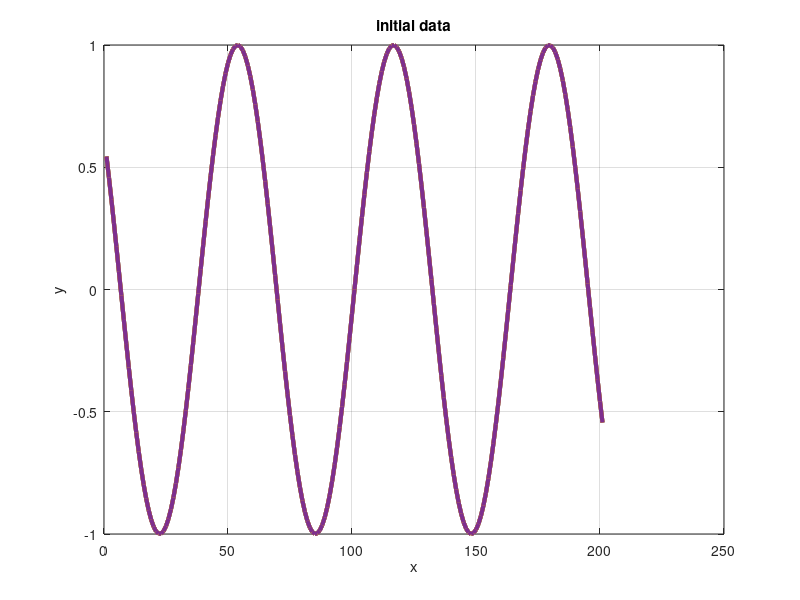
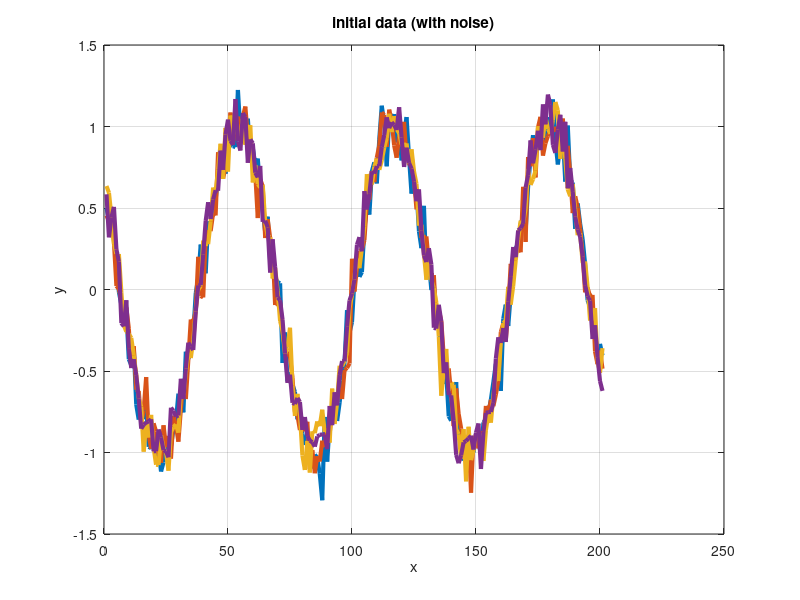
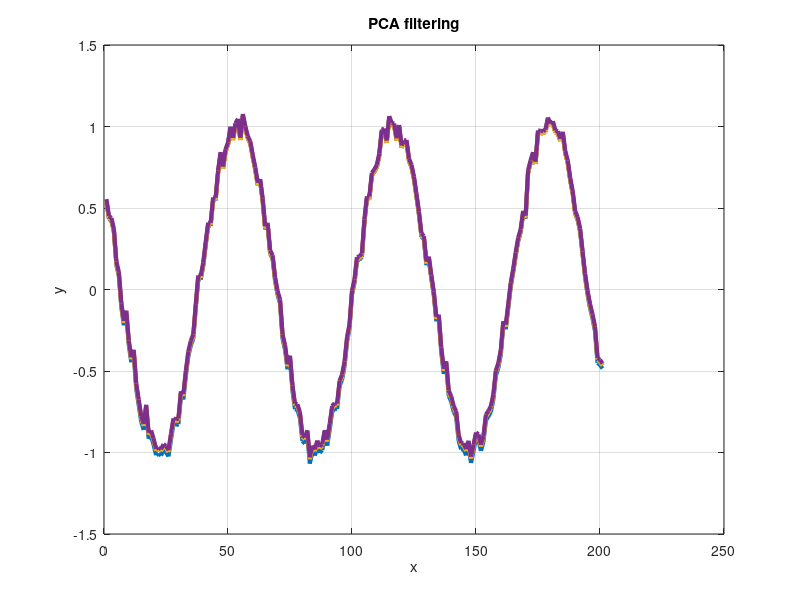

The MATLAB script that drew these images, in order:
clear all
close all
clc

data1 = -10:0.1:10;
data2 = sin(data1);
data3 = sin(data1);
data4 = sin(data1);
data5 = sin(data1);

data1 = data1';
data2 = data2';
data3 = data3';
data4 = data4';
data5 = data5';
data = [data2 data3 data4 data5];

figure(1)
plot(data,'MarkerSize',7,'LineWidth',3);grid;hold
xlabel('x');ylabel('y');title('initial data')

data_n = data;
n_coeff = 0.1;
data_n = data + (n_coeff * randn(size(data)));

figure(2)
plot(data_n,'MarkerSize',7,'LineWidth',3);grid;hold
xlabel('x');ylabel('y');title('initial data (with noise)')

max_components = size(data_n, 2);
num_components = max_components-3;

%większa liczba komponentów zwiększa szum w tym przypadku. Jak dam z 1 na 3
[coeff, score, latent, tsquared, explained, mu] = pca(data_n, 'NumComponents', 1);
data_pca = score * coeff' + mu;

figure(3)
plot(data_pca,'MarkerSize',7,'LineWidth',3);grid;hold
xlabel('x');ylabel('y');title('PCA filtering')

